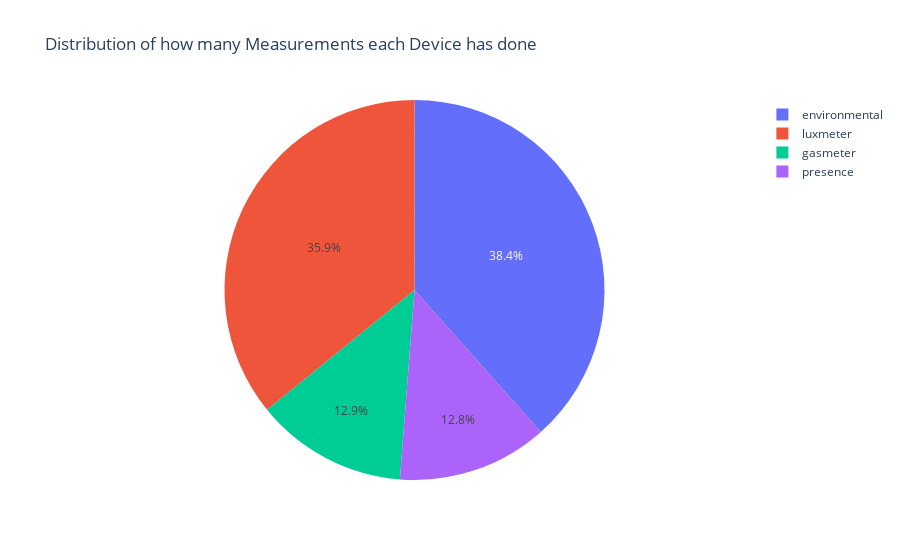

Notebook source saved alongside this figure:
### Markdown cell above
# Pie chart con percentuali dei dati provenienti dal dispositivo corrispondente

### Code cell
series = df['type'].value_counts()
df4 = pd.DataFrame(series)
df4 = df4.reset_index()  
df4.columns = ['Type', 'Measurements']
fig = px.pie(df4, values='Measurements', names='Type', title='Distribution of how many Measurements each Device has done')
fig.show()

### Figure 1 — Plotly figure (JSON) as saved in the notebook; plotly's stock layout.template omitted (floating-point values rounded to 4 significant figures)
{"data": [{"domain": {"x": [0, 1], "y": [0, 1]}, "hovertemplate": "Type=%{label}<br>Measurements=%{value}<extra></extra>", "labels": ["environmental", "luxmeter", "gasmeter", "presence"], "legendgroup": "", "name": "", "showlegend": true, "type": "pie", "values": [1845, 1722, 620, 615]}], "layout": {"legend": {"tracegroupgap": 0}, "title": {"text": "Distribution of how many Measurements each Device has done"}}}
